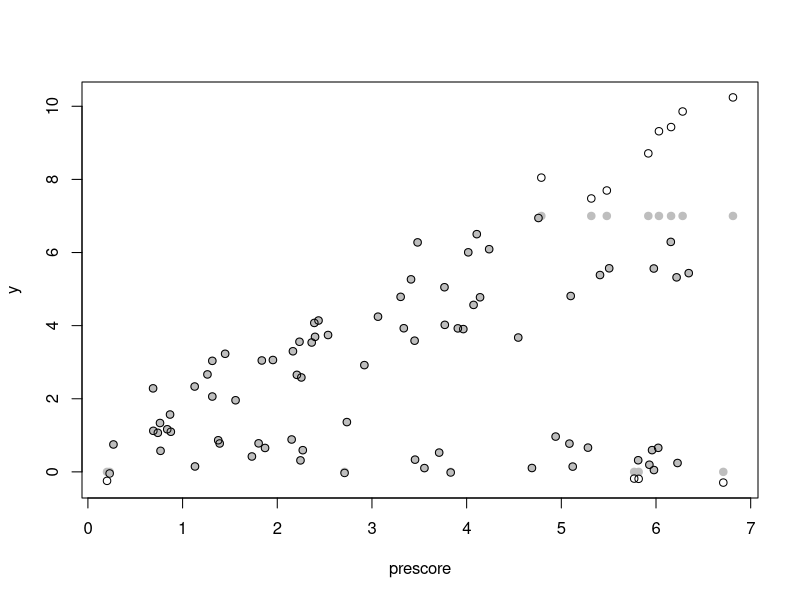

Recreate this plot in R. (Note: this script raises an error after producing the figure.)
rm(list=ls())
set.seed(3)

#basic settings
n=90
lo=0
hi=7

#create covariates
trat=sample(c('Pred','Descrip','Control'),size=n,replace=T)
trat2=matrix(0,n,2)
trat2[,1]=ifelse(trat=='Pred',1,0)
trat2[,2]=ifelse(trat=='Descrip',1,0)
colnames(trat2)=c('trat1','trat2')
prescore=runif(n,min=lo,max=hi)
interact=cbind(trat2[,1]*prescore,trat2[,2]*prescore)
colnames(interact)=c('inter1','inter2')
xmat=cbind(1,trat2,prescore,interact)

#parameters
betas.true=betas=c(1,-1,-0.5,0.8,0.7,-0.8)
sig2.true=sig2=0.4^2
z=rnorm(n,mean=xmat%*%betas,sd=sqrt(sig2))
y=z; y[z>hi]=hi; y[z<lo]=lo
plot(prescore,y,pch=19,col='grey',ylim=range(z))
points(prescore,z)

#create final dataset
postscore=y
fim=cbind(postscore,trat,prescore)
setwd('U:\\GIT_models\\FC_Model')
write.csv(fim,'fake data.csv',row.names=F)